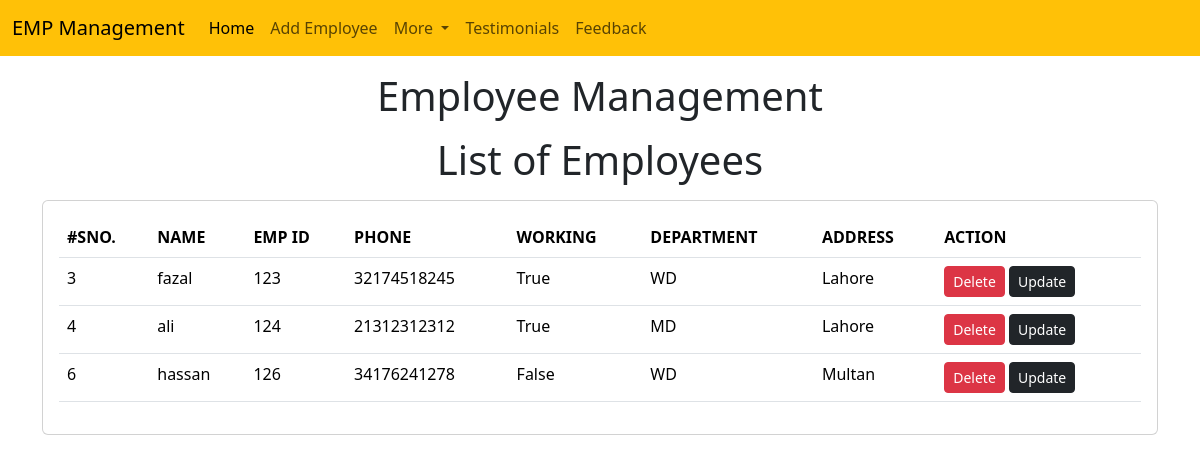
Page /emp/home/ (signed in) on the committed database.
### emp/models.py (models this page shows, shortened)
class Emp(models.Model):
    name = models.CharField(max_length=200)
    password = models.CharField(max_length = 200, default = name)
    emp_id = models.CharField(max_length=200)
    phone = models.CharField(max_length=12)
    address = models.CharField(max_length=200)
    working = models.BooleanField(default=True)
    department = models.CharField(max_length=100)

### emp/views.py (the view)
# urls.py: path('home/', emp_home),
@login_required(login_url = '/admin/login')
def emp_home(request):
    emps = Emp.objects.all()
    return render(request, "emp/home.html", {'emps':emps})

### templates/emp/home.html (shortened to what this page needs)
<!doctype html>
<html lang="en">
  <head>
    <link href="https://cdn.jsdelivr.net/npm/bootstrap@5.3.3/dist/css/bootstrap.min.css" rel="stylesheet">
  </head>
  <body>
    {% include "emp/navbar.html" %}
    <h1 class= "text-center my-3">Employee Management</h1>
    <h1 class= "text-center my-3">List of Employees</h1>
    <div class="container">
      <div class="row">
        <div class="col-md-12">
          <div class="card">
            <div class="card-body">
              <table class="table">
                <thead>
                  <tr>
                    <th>#SNO.</th>
                    <th>NAME</th>
                    <th>EMP ID</th>
                    <th>PHONE</th>
                    <th>WORKING</th>
                    <th>DEPARTMENT</th>
                    <th>ADDRESS</th>
                    <th>ACTION</th>
                  </tr>
                </thead>
                <tbody>
                  {% for e in emps %}
                  <tr>
                    <td>{{e.id}}</td>
                    <td>{{e.name}}</td>
                    <td>{{e.emp_id}}</td>
                    <td>{{e.phone}}</td>
                    <td>{{e.working}}</td>
                    <td>{{e.department}}</td>
                    <td>{{e.address}}</td>
                    <td>
                      <button class="btn btn-danger btn-sm">Delete</button>
                      <button class="btn btn-dark btn-sm">Update</button>
                    </td>
                  </tr>
                  {% endfor %}
                </tbody>
              </table>
            </div>
          </div>
        </div>
      </div>
    </div>
  </body>
</html>

### templates/emp/navbar.html (shortened to what this page needs)
<nav class="navbar navbar-expand-lg bg-warning">
    <div class="container-fluid">
      <a class="navbar-brand" href="#">EMP Management</a>
      <div class="collapse navbar-collapse" id="navbarSupportedContent">
        <ul class="navbar-nav me-auto mb-2 mb-lg-0">
          <li class="nav-item">
            <a class="nav-link active" aria-current="page" href="/emp/home/">Home</a>
          </li>
          <li class="nav-item">
            <a class="nav-link" href="/emp/add-emp/">Add Employee</a>
          </li>
          <li class="nav-item dropdown">
            <a class="nav-link dropdown-toggle" href="#" role="button" data-bs-toggle="dropdown" aria-expanded="false">
              More
            </a>
          </li>
          <li class="nav-item">
            <a class="nav-link" href="/emp/testimonials/">Testimonials</a>
          </li>
          <li class="nav-item">
            <a class="nav-link" href="/emp/feedback/">Feedback</a>
          </li>
        </ul>
      </div>
    </div>
  </nav>

### rows in the picture
Emp: id "3", name "fazal", emp_id "123", phone "32174518245", working "True", department "WD", address "Lahore"
Emp: id "4", name "ali", emp_id "124", phone "21312312312", working "True", department "MD", address "Lahore"
Emp: id "6", name "hassan", emp_id "126", phone "34176241278", working "False", department "WD", address "Multan"
